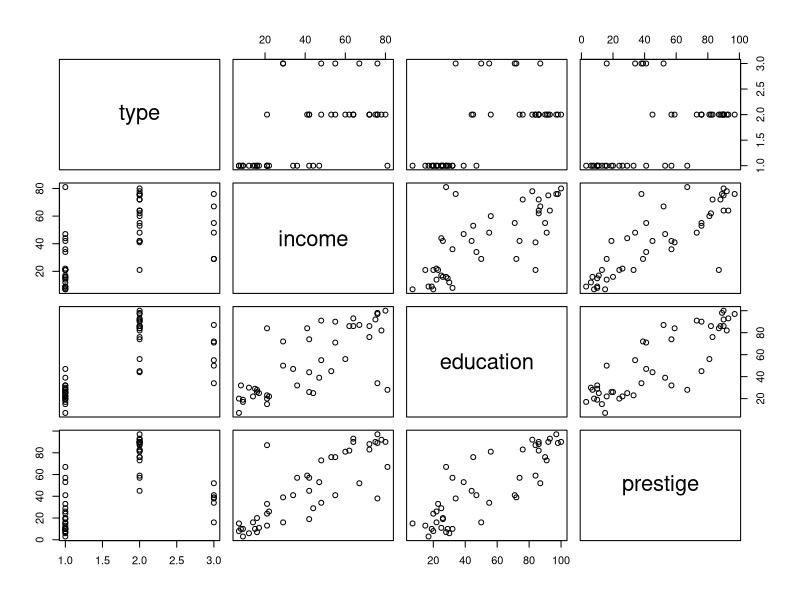
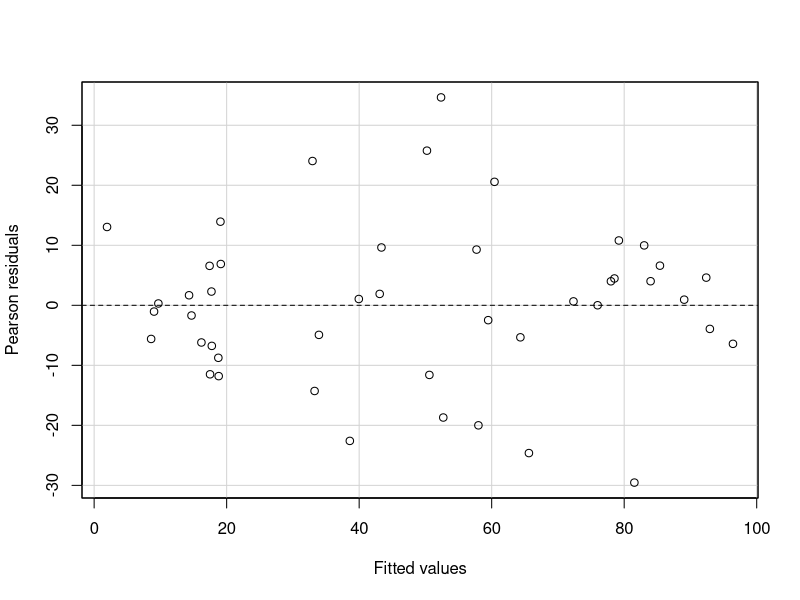
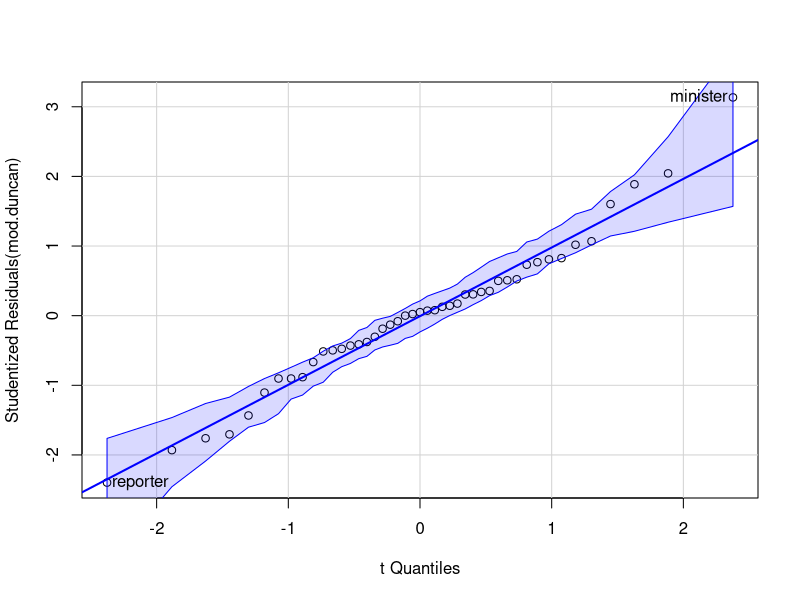
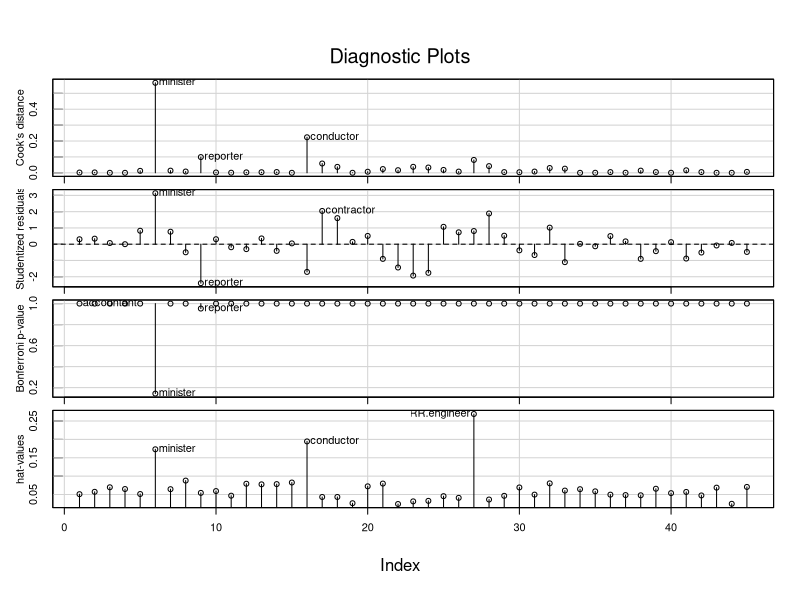
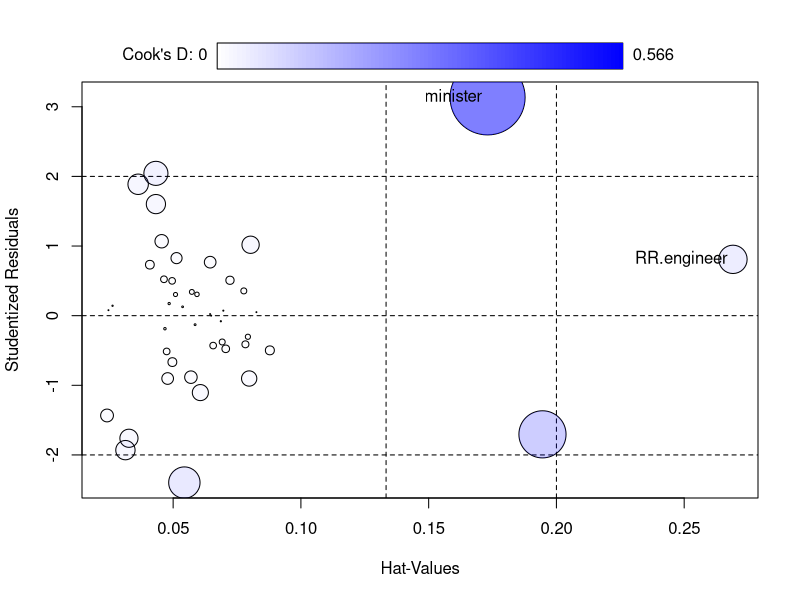
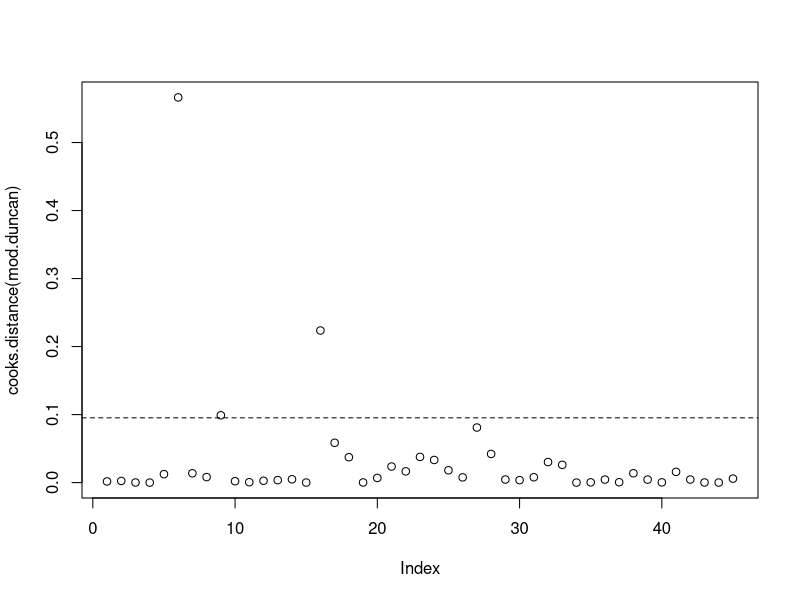
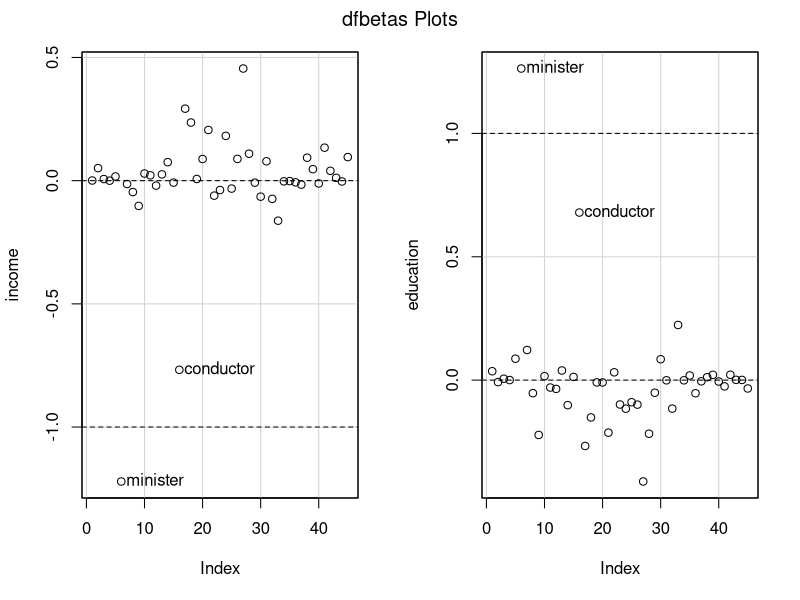
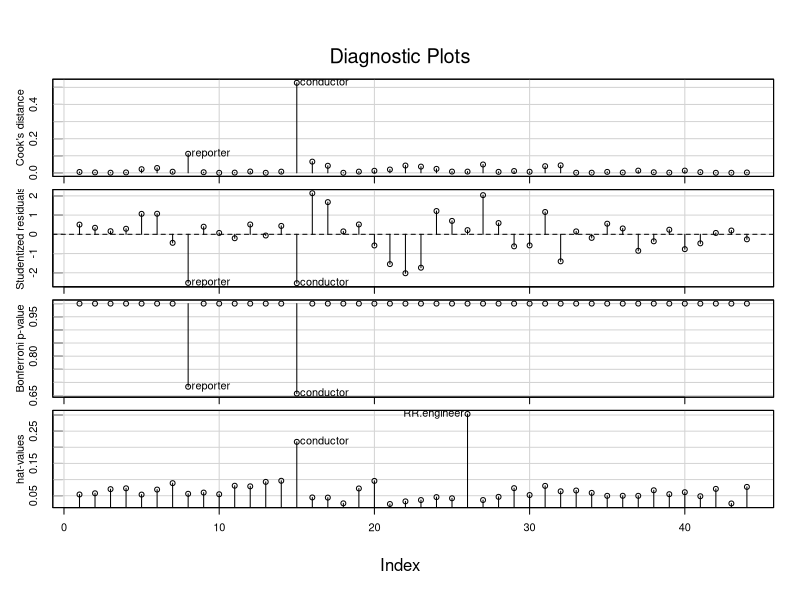

Generate these figures, in order, with R:
library(car)
data(Duncan)
plot(Duncan)
mod.duncan <- lm(prestige~income+education,data=Duncan)
summary(mod.duncan)
residualPlot(mod.duncan,quadratic=F)
qqPlot(mod.duncan)

influenceIndexPlot(mod.duncan,id=list(n=3))
#第二張圖可以看出有一個參數minister標準差在3，可能會是一個outlier
outlierTest(mod.duncan)
#但經過baffaroni調整後(第三張圖)他的p-value變成0.2了，雖然小，但不顯著為outlier

influencePlot(mod.duncan,id=list(n=1))
p=length(mod.duncan$coef)
n=nrow(Duncan)
limit1 = (2*p)/n #limit1 for Hat-Values of Bubble plot
limit2 = (3*p)/n #limit2 for Hat-Values of Bubble plot
#兩個limit即為泡泡圖中的直的虛線
#泡泡的半徑為cook distance，看有沒有超過兩個limit

#Check influential case using cook's distance
plot(cooks.distance(mod.duncan))
abline(h=4/(n-p), lty=2)
identify(1:n,cooks.distance(mod.duncan), row.names(Duncan))

#Check influential case using dfbetas
dfbetasPlots(mod.duncan,id.n=2)
#minister會對income造成負影響、對education造成正影響(看DFBETAS)


#來處理minister的離群問題
Duncan[rownames(Duncan)=='minister',]
#先把minister拿掉
newd <- Duncan[!rownames(Duncan)%in%c('minister'),]
m1 <- lm(prestige~income+education,data=newd)
influenceIndexPlot(m1,id=list(n=2))
n=nrow(newd)
plot(cooks.distance(m1))
abline(h=4/(n-p), lty=2)
identify(1:n,cooks.distance(m1), row.names(newd))
dfbetasPlots(m1,id.n=2)
#反而是conductor出現離群問題

#比較去掉minister前後，兩係數的變化
compareCoefs(mod.duncan,m1,se=F)

#試試看把conductor拿掉
newd1 <- newd[!rownames(newd)%in%c('conductor'),]
m2 <- lm(prestige~income+education,data=newd1)
influenceIndexPlot(m2,id=list(n=2))
n=nrow(newd1)
plot(cooks.distance(m2))
abline(h=4/(n-p), lty=2)
identify(1:n,cooks.distance(m2), row.names(newd1))
#看出又有離群問題，這次是reporter
dfbetasPlots(m2,id.n=2)

#比較去掉conductor前後，兩係數的變化
compareCoefs(m1,m2,se=F)

#試試看把reporter拿掉
newd2 <- newd1[!rownames(newd1)%in%c('reporter'),]
m3 <- lm(prestige~income+education,data=newd2)
influenceIndexPlot(m3,id.n=3)
n=nrow(newd2)
plot(cooks.distance(m3))
abline(h=4/(n-p), lty=2)
identify(1:n,cooks.distance(m3), row.names(newd2))
dfbetaPlots(m3,id.n=3)

#比較去掉reporter前後，兩係數的變化
compareCoefs(m2,m3,se=F)
#前後的係數變化已經很小，可以停止

#最後要標註說明我們拿掉了三個樣本(minister, conductor, reporter)
